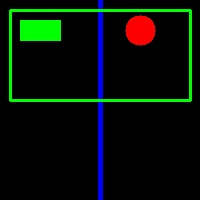
#> input picture imagen.jpg, 200 x 200 px, given in place of the camera
$ jupyter execute Entregable_VC_p1.ipynb   (text cells are left out)
#> lines starting #> are read from the running program, lines starting #| are printed output that depends on the picture; after the words box and inside, x2 and y2 are one past the last pixel; in counts of white or black regions, pixels touching at a corner belong together
[cell 1]
import cv2
import numpy as np
import matplotlib.pyplot as plt


ancho = 800
alto = 800


gris_img = np.zeros((ancho,alto,1), dtype = np.uint8)

print(gris_img.shape)

plt.imshow(gris_img, cmap='gray')

plt.show()

[cell 2]
#Modifica un par de zonas rectangulares de la imagen
gris_img[:] = 0

#gris_img[x1:x2,y1:y2] = 255 #Especifica el canal 0

x1=0
x2=100
y1=0
y2=100

for i in range(8):

    for j in range(4):
        gris_img[x1:x2,y1:y2] = 255
        y1+=200
        y2+=200
    x1+=100
    x2+=100
    if i%2 == 0:
        y1=100
        y2=200
    else:
        y1=0
        y2=100


plt.imshow(gris_img, cmap='gray')
plt.show()

[cell 3]
mondrian=np.zeros((alto,ancho,3),dtype=np.uint8)
print(mondrian.shape)
plt.imshow(mondrian)
plt.show()

[cell 4]
mondrian[0:200,:,0]=255

mondrian[220:,:,0]=255
mondrian[220:,:,1]=255
mondrian[220:,:,2]=255

mondrian[220:,450:470,0]=0
mondrian[220:,450:470,1]=0
mondrian[220:,450:470,2]=0

mondrian[400:410,450:,0]=0
mondrian[400:410,450:,1]=0
mondrian[400:410,450:,2]=0

mondrian[410:,470:,0]=255
mondrian[410:,470:,1]=255
mondrian[410:,470:,2]=0

mondrian[400:,650:670,0]=0
mondrian[400:,650:670,1]=0
mondrian[400:,650:670,2]=0

mondrian[500:,0:470,0]=0
mondrian[500:,0:470,1]=0
mondrian[500:,0:470,2]=0

mondrian[520:,0:450,0]=0
mondrian[520:,0:450,1]=0
mondrian[520:,0:450,2]=255

[cell 5]
plt.imshow(mondrian)
plt.show()

[cell 6]
ajedrezcv=np.zeros((alto,ancho,3),dtype=np.uint8)
for j in range(0,8):
    for i in range(0,8):
        if i%2==0 and j%2==0:
            cv2.rectangle(ajedrezcv,(i*100,j*100),(((i*100)+100),j*100+100),(255,255,255),-1)
        elif i%2==1 and j%2==1:
            cv2.rectangle(ajedrezcv,(i*100,j*100),(((i*100)+100),j*100+100),(255,255,255),-1)
plt.imshow(ajedrezcv)
plt.show()
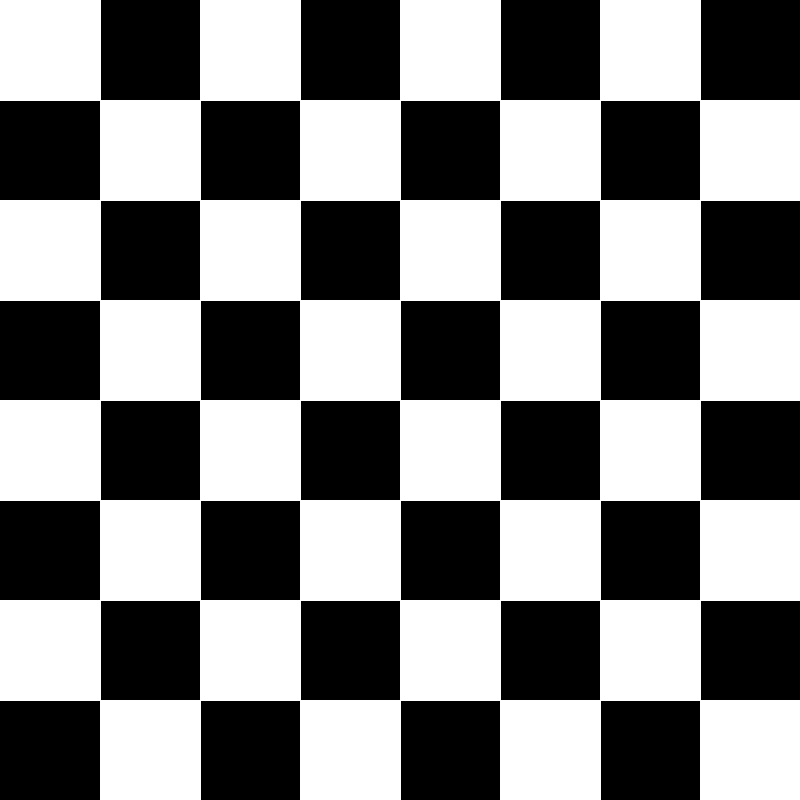
#> shown: shape (800, 800, 3); 50.9% white; 32 black regions, largest, box (x1, y1, x2, y2) and area: (101, 0, 200, 100) 9900, (301, 0, 400, 100) 9900, (501, 0, 600, 100) 9900

[cell 7]
vid = cv2.VideoCapture(0)

w = int(vid.get(cv2.CAP_PROP_FRAME_WIDTH))
h = int(vid.get(cv2.CAP_PROP_FRAME_HEIGHT))

#Fuerzo a mitad de resolución para ocupar menos pantalla
w=int(w/2)
h=int(h/2)
vid.set(cv2.CAP_PROP_FRAME_WIDTH, w) #En Mac no reacciona a estos comandos
vid.set(cv2.CAP_PROP_FRAME_HEIGHT, h)

#Imagen conjunta 2x original
collage = np.zeros((h,w*2,3), dtype = np.uint8)
left = collage[0:h,0:w]
right = collage[0:h,w:w+w]


while(True):
    # fotograma a fotograma
    ret, frameIN = vid.read()
#> frameIN is the input picture: shape (200, 200, 3); mean B, G, R 8.1, 16.1, 6.3

    frame = cv2.resize(frameIN, (int(w),int(h)),cv2.INTER_NEAREST)

    if ret:
        #Separamos canales
        #Dimensiones

        r = frame[:,:,0]
        v = frame[:,:,1]
        a = frame[:,:,2]

         #Jugamos
        left[:,:,0] = v
        left[:,:,1] = a
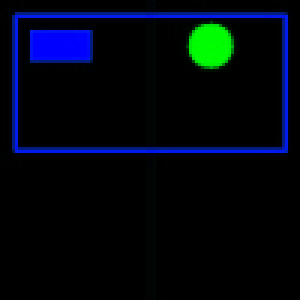
#> left: shape (100, 100, 3) (shown 3 times larger); mean of channels 0, 1, 2 16.1, 6.4, 0; drawn as B, G, R
        left[:,:,2] = r


        right[:,:,0] = 255 - r
        right[:,:,1] = 255 - v
        right[:,:,2] = 255 - a
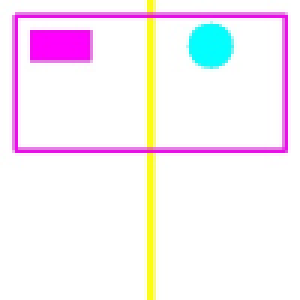
#> right: shape (100, 100, 3) (shown 3 times larger); mean of channels 0, 1, 2 246.9, 238.9, 248.6; drawn as B, G, R


        # Muestra fotograma redimensionando a la mitad para que quepa en pantalla
        cv2.imshow('Cam', collage)


    # Detenemos pulsado ESC
    if cv2.waitKey(20) == 27:
#> (key Esc is pressed here)
        break

# Libera el objeto de captura
vid.release()
# Destruye ventanas
cv2.destroyAllWindows()

[cell 8]
cam = cv2.VideoCapture(0)
while True:
    ret,frame = cam.read()

    if ret:
        gray = cv2.cvtColor(frame, cv2.COLOR_BGR2GRAY)
        (minVal,maxVal,minLoc,maxLoc)=cv2.minMaxLoc(gray)
#> minVal = 0; maxVal = 156; minLoc = (0, 0); maxLoc = (11, 10)
        cv2.circle(frame,minLoc , 10,(255,255,0),1)
#> frame: shape (200, 200, 3)
        cv2.circle(frame,maxLoc , 10,(255,0,0),1)
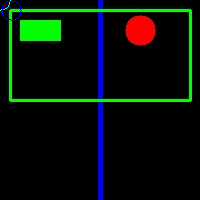
#> frame: shape (200, 200, 3); mean B, G, R 8.5, 16.1, 6.3
        cv2.imshow('Cam',frame)
    if cv2.waitKey(20) ==27:
#> (key Esc is pressed here)
        break
cam.release()
cv2.destroyAllWindows()

[cell 9]
vid = cv2.VideoCapture(0)  # Puedes ajustar el número si tienes múltiples cámaras

while (True):
    # Capturar un nuevo fotograma desde la cámara
    ret, frame = vid.read()

    # Obtener las dimensiones del fotograma
    height, width, _ = frame.shape  # El tercer valor es el número de canales (generalmente 3 para RGB)
#> height = 200; width = 200

    # Inicializar variables para el pixel más claro y más oscuro
    max_loc = (0, 0)
    max_value = 0
    min_loc = (0, 0)
    min_value = 255  # Inicializamos con un valor máximo

    # Recorrer cada bloque 8x8 de píxeles en el fotograma
    block_size = 8
    for x in range(0, width - block_size, block_size):
        for y in range(0, height - block_size, block_size):
            # Calcular el valor promedio del bloque
            block = frame[y:y+block_size, x:x+block_size]
            val = np.mean(block)

            # Actualizar el valor y posición del pixel más claro
            if val > max_value:
                max_value = val
                max_loc = (x, y)

                 # Actualizar el valor y posición del pixel más oscuro
            if val < min_value:
                min_value = val
                min_loc = (x, y)
#> after the loop, max_loc = (24, 32); max_value = 86.7; min_loc = (0, 120); min_value = 0

    # Dibujar círculos en las zonas 8x8 más claras y oscuras
    cv2.circle(frame, max_loc, 4, (0, 0, 255), -1)  # Rojo para el más claro
#> frame: shape (200, 200, 3); 0.12% of pixels changed, all inside (x1, y1, x2, y2) = (20, 28, 29, 37)
    cv2.circle(frame, min_loc, 4, (255, 0, 0), -1)  # Azul para el más oscuro
#> frame: shape (200, 200, 3); mean B, G, R 8.2, 15.8, 6.7

    # Mostrar el fotograma con los círculos dibujados
    cv2.imshow("Video Feed", frame)

    # Salir del bucle si se presiona la tecla 'q'
    if cv2.waitKey(20) == 27:
#> (key Esc is pressed here)
        break

# Liberar la cámara y cerrar la ventana de visualización
vid.release()
cv2.destroyAllWindows()

[cell 10]
cam = cv2.VideoCapture(0)
while True:
    ret,frame = cam.read()

    if ret:
        gray = cv2.cvtColor(frame, cv2.COLOR_BGR2GRAY)
        gray = cv2.blur(gray,(8,8))
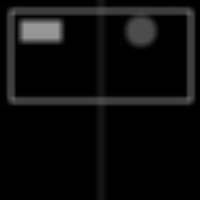
#> gray: shape (200, 200); min 0, max 150, mean 12.3
        (minVal,maxVal,minLoc,maxLoc)=cv2.minMaxLoc(gray)
#> maxVal = 150; maxLoc = (24, 24)
        cv2.circle(frame,minLoc , 10,(255,255,0),1)
        cv2.circle(frame,maxLoc , 10,(255,0,0),1)
#> frame: shape (200, 200, 3); mean B, G, R 8.5, 16, 6.3
        cv2.imshow('Cam',frame)
    if cv2.waitKey(20) ==27:
#> (key Esc is pressed here)
        break
cam.release()
cv2.destroyAllWindows()

[cell 11]
vid = cv2.VideoCapture(0)

#Dimensiones de la cámara
w = int(vid.get(cv2.CAP_PROP_FRAME_WIDTH))
h = int(vid.get(cv2.CAP_PROP_FRAME_HEIGHT))

#Fuerzo a mitad de resolución para ocupar menos pantalla
w=int(w/2)
h=int(h/2)
vid.set(cv2.CAP_PROP_FRAME_WIDTH, w) #En Mac no reacciona a estos comandos
vid.set(cv2.CAP_PROP_FRAME_HEIGHT, h)

#Imagen conjunta 2x original
collage = np.zeros((h*2,w*2,3), dtype = np.uint8)
leftu = collage[0:h,0:w]
rightu = collage[0:h,w:w+w]
leftb = collage[h:h+h,0:w]
rightb = collage[h:h+h,w:w+w]

while True:
    # fotograma a fotograma
    ret, frameIN = vid.read()

    #Menor tamaño
    frame = cv2.resize(frameIN, (int(w),int(h)),cv2.INTER_NEAREST)

    if ret:
        #Separamos canales

        r = frame[:,:,0]
        v = frame[:,:,1]
        a = frame[:,:,2]

         #Jugamos
        leftu[:,:,0] = a
        leftu[:,:,1] = 125 - v
        leftu[:,:,2] = r
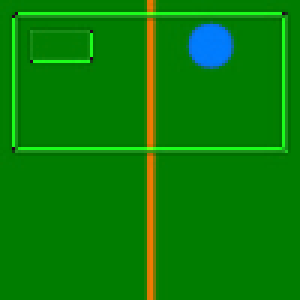
#> leftu: shape (100, 100, 3) (shown 3 times larger); mean of channels 0, 1, 2 6.4, 128.3, 8.1; drawn as B, G, R

        rightu[:,:,0] = 80 - r
        rightu[:,:,1] = v
        rightu[:,:,2] = r
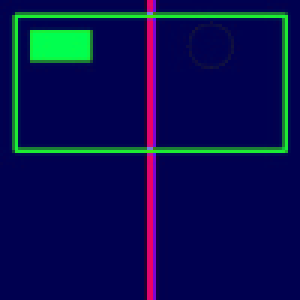
#> rightu: shape (100, 100, 3) (shown 3 times larger); mean of channels 0, 1, 2 79.4, 16.1, 8.1; drawn as B, G, R

        leftb[:,:,0] = 125 - r
        leftb[:,:,1] = a
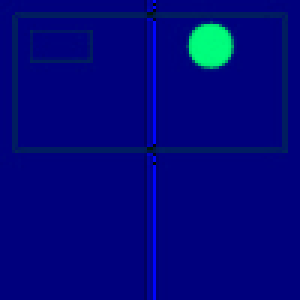
#> leftb: shape (100, 100, 3) (shown 3 times larger); mean of channels 0, 1, 2 124.1, 6.4, 0; drawn as B, G, R
        leftb[:,:,2] = v

        rightb[:,:,0] = a
        rightb[:,:,1] = r
        rightb[:,:,2] = 125 - v
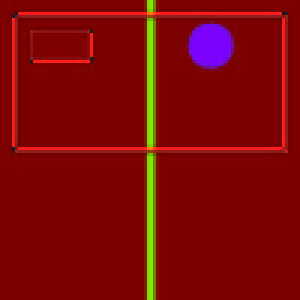
#> rightb: shape (100, 100, 3) (shown 3 times larger); mean of channels 0, 1, 2 6.4, 8.1, 128.3; drawn as B, G, R


        # Muestra composicion
        cv2.imshow('Cam', collage)
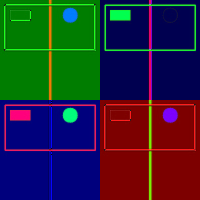
#> window 'Cam': shape (200, 200, 3); mean B, G, R 54.1, 39.7, 40.2

    # Detenemos pulsado ESC
    if cv2.waitKey(20) == 27:
#> (key Esc is pressed here)
        break

# Libera el objeto de captura
vid.release()
# Destruye ventanas
cv2.destroyAllWindows()
